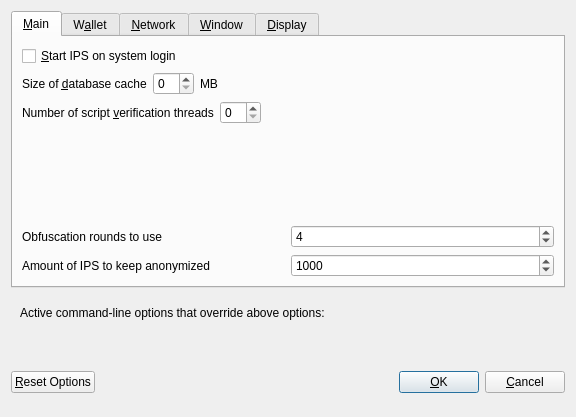
<?xml version="1.0" encoding="UTF-8"?>
<ui version="4.0">
 <class>OptionsDialog</class>
 <widget class="QDialog" name="OptionsDialog">
  <property name="geometry">
   <rect>
    <x>0</x>
    <y>0</y>
    <width>576</width>
    <height>417</height>
   </rect>
  </property>
  <property name="windowTitle">
   <string>Options</string>
  </property>
  <property name="modal">
   <bool>true</bool>
  </property>
  <layout class="QVBoxLayout" name="verticalLayout">
   <item>
    <widget class="QTabWidget" name="tabWidget">
     <property name="currentIndex">
      <number>0</number>
     </property>
     <widget class="QWidget" name="tabMain">
      <attribute name="title">
       <string>&amp;Main</string>
      </attribute>
      <layout class="QVBoxLayout" name="verticalLayout_Main">
       <item>
        <widget class="QCheckBox" name="bitcoinAtStartup">
         <property name="toolTip">
          <string>Automatically start IPS after logging in to the system.</string>
         </property>
         <property name="text">
          <string>&amp;Start IPS on system login</string>
         </property>
        </widget>
       </item>
       <item>
        <layout class="QHBoxLayout" name="horizontalLayout_2_Main">
         <item>
          <widget class="QLabel" name="databaseCacheLabel">
           <property name="text">
            <string>Size of &amp;database cache</string>
           </property>
           <property name="textFormat">
            <enum>Qt::PlainText</enum>
           </property>
           <property name="buddy">
            <cstring>databaseCache</cstring>
           </property>
          </widget>
         </item>
         <item>
          <widget class="QSpinBox" name="databaseCache"/>
         </item>
         <item>
          <widget class="QLabel" name="databaseCacheUnitLabel">
           <property name="text">
            <string>MB</string>
           </property>
           <property name="textFormat">
            <enum>Qt::PlainText</enum>
           </property>
          </widget>
         </item>
         <item>
          <spacer name="horizontalSpacer_2_Main">
           <property name="orientation">
            <enum>Qt::Horizontal</enum>
           </property>
           <property name="sizeHint" stdset="0">
            <size>
             <width>40</width>
             <height>20</height>
            </size>
           </property>
          </spacer>
         </item>
        </layout>
       </item>
       <item>
        <layout class="QHBoxLayout" name="horizontalLayout_3_Main">
         <item>
          <widget class="QLabel" name="threadsScriptVerifLabel">
           <property name="text">
            <string>Number of script &amp;verification threads</string>
           </property>
           <property name="textFormat">
            <enum>Qt::PlainText</enum>
           </property>
           <property name="buddy">
            <cstring>threadsScriptVerif</cstring>
           </property>
          </widget>
         </item>
         <item>
          <widget class="QSpinBox" name="threadsScriptVerif">
           <property name="toolTip">
            <string>(0 = auto, &lt;0 = leave that many cores free)</string>
           </property>
          </widget>
         </item>
         <item>
          <spacer name="horizontalSpacer_3_Main">
           <property name="orientation">
            <enum>Qt::Horizontal</enum>
           </property>
           <property name="sizeHint" stdset="0">
            <size>
             <width>40</width>
             <height>20</height>
            </size>
           </property>
          </spacer>
         </item>
        </layout>
       </item>
       <item>
        <spacer name="verticalSpacer_Main">
         <property name="orientation">
          <enum>Qt::Vertical</enum>
         </property>
         <property name="sizeHint" stdset="0">
          <size>
           <width>20</width>
           <height>40</height>
          </size>
         </property>
        </spacer>
       </item>
       <item>
        <layout class="QHBoxLayout" name="horizontalLayout_4_Main">
         <item>
          <widget class="QLabel" name="label">
           <property name="toolTip">
            <string>This setting determines the amount of individual masternodes that an input will be anonymized through.&lt;br/&gt;More rounds of anonymization gives a higher degree of privacy, but also costs more in fees.</string>
           </property>
           <property name="text">
            <string>Obfuscation rounds to use</string>
           </property>
          </widget>
         </item>
         <item>
          <widget class="QSpinBox" name="obfuscationRounds">
           <property name="minimum">
            <number>2</number>
           </property>
           <property name="maximum">
            <number>8</number>
           </property>
           <property name="value">
            <number>4</number>
           </property>
          </widget>
         </item>
        </layout>
       </item>
       <item>
        <layout class="QHBoxLayout" name="horizontalLayout">
         <item>
          <widget class="QLabel" name="label_2">
           <property name="toolTip">
            <string>This amount acts as a threshold to turn off Obfuscation once it's reached.</string>
           </property>
           <property name="statusTip">
            <string notr="true"/>
           </property>
           <property name="whatsThis">
            <string notr="true"/>
           </property>
           <property name="accessibleName">
            <string notr="true"/>
           </property>
           <property name="accessibleDescription">
            <string notr="true"/>
           </property>
           <property name="text">
            <string>Amount of IPS to keep anonymized</string>
           </property>
          </widget>
         </item>
         <item>
          <widget class="QSpinBox" name="anonymizeIps">
           <property name="minimum">
            <number>100</number>
           </property>
           <property name="maximum">
            <number>100000</number>
           </property>
           <property name="singleStep">
            <number>100</number>
           </property>
           <property name="value">
            <number>1000</number>
           </property>
          </widget>
         </item>
        </layout>
       </item>
      </layout>
     </widget>
     <widget class="QWidget" name="tabWallet">
      <attribute name="title">
       <string>W&amp;allet</string>
      </attribute>
      <layout class="QVBoxLayout" name="verticalLayout_Wallet">
       <item>
        <widget class="QGroupBox" name="groupBox">
         <property name="title">
          <string>Expert</string>
         </property>
         <layout class="QVBoxLayout" name="verticalLayout_2">
          <item>
           <widget class="QCheckBox" name="coinControlFeatures">
            <property name="toolTip">
             <string>Whether to show coin control features or not.</string>
            </property>
            <property name="text">
             <string>Enable coin &amp;control features</string>
            </property>
           </widget>
          </item>
          <item>
           <widget class="QCheckBox" name="showMasternodesTab">
            <property name="toolTip">
             <string>Show additional tab listing all your masternodes in first sub-tab&lt;br/&gt;and all masternodes on the network in second sub-tab.</string>
            </property>
            <property name="text">
             <string>Show Masternodes Tab</string>
            </property>
           </widget>
          </item>
          <item>
           <widget class="QCheckBox" name="spendZeroConfChange">
            <property name="toolTip">
             <string>If you disable the spending of unconfirmed change, the change from a transaction&lt;br/&gt;cannot be used until that transaction has at least one confirmation.&lt;br/&gt;This also affects how your balance is computed.</string>
            </property>
            <property name="text">
             <string>&amp;Spend unconfirmed change</string>
            </property>
           </widget>
          </item>
         </layout>
        </widget>
       </item>
       <item>
        <spacer name="verticalSpacer_Wallet">
         <property name="orientation">
          <enum>Qt::Vertical</enum>
         </property>
         <property name="sizeHint" stdset="0">
          <size>
           <width>20</width>
           <height>40</height>
          </size>
         </property>
        </spacer>
       </item>
      </layout>
     </widget>
     <widget class="QWidget" name="tabNetwork">
      <attribute name="title">
       <string>&amp;Network</string>
      </attribute>
      <layout class="QVBoxLayout" name="verticalLayout_Network">
       <item>
        <widget class="QCheckBox" name="mapPortUpnp">
         <property name="toolTip">
          <string>Automatically open the IPS client port on the router. This only works when your router supports UPnP and it is enabled.</string>
         </property>
         <property name="text">
          <string>Map port using &amp;UPnP</string>
         </property>
        </widget>
       </item>
       <item>
        <widget class="QCheckBox" name="allowIncoming">
         <property name="toolTip">
          <string>Accept connections from outside</string>
         </property>
         <property name="text">
          <string>Allow incoming connections</string>
         </property>
        </widget>
       </item>
       <item>
        <widget class="QCheckBox" name="connectSocks">
         <property name="toolTip">
          <string>Connect to the IPS network through a SOCKS5 proxy.</string>
         </property>
         <property name="text">
          <string>&amp;Connect through SOCKS5 proxy (default proxy):</string>
         </property>
        </widget>
       </item>
       <item>
        <layout class="QHBoxLayout" name="horizontalLayout_1_Network">
         <item>
          <widget class="QLabel" name="proxyIpLabel">
           <property name="text">
            <string>Proxy &amp;IP:</string>
           </property>
           <property name="textFormat">
            <enum>Qt::PlainText</enum>
           </property>
           <property name="buddy">
            <cstring>proxyIp</cstring>
           </property>
          </widget>
         </item>
         <item>
          <widget class="QValidatedLineEdit" name="proxyIp">
           <property name="minimumSize">
            <size>
             <width>140</width>
             <height>0</height>
            </size>
           </property>
           <property name="maximumSize">
            <size>
             <width>140</width>
             <height>16777215</height>
            </size>
           </property>
           <property name="toolTip">
            <string>IP address of the proxy (e.g. IPv4: 127.0.0.1 / IPv6: ::1)</string>
           </property>
          </widget>
         </item>
         <item>
          <widget class="QLabel" name="proxyPortLabel">
           <property name="text">
            <string>&amp;Port:</string>
           </property>
           <property name="textFormat">
            <enum>Qt::PlainText</enum>
           </property>
           <property name="buddy">
            <cstring>proxyPort</cstring>
           </property>
          </widget>
         </item>
         <item>
          <widget class="QLineEdit" name="proxyPort">
           <property name="minimumSize">
            <size>
             <width>55</width>
             <height>0</height>
            </size>
           </property>
           <property name="maximumSize">
            <size>
             <width>55</width>
             <height>16777215</height>
            </size>
           </property>
           <property name="toolTip">
            <string>Port of the proxy (e.g. 9050)</string>
           </property>
          </widget>
         </item>
         <item>
          <spacer name="horizontalSpacer_1_Network">
           <property name="orientation">
            <enum>Qt::Horizontal</enum>
           </property>
           <property name="sizeHint" stdset="0">
            <size>
             <width>40</width>
             <height>20</height>
            </size>
           </property>
          </spacer>
         </item>
        </layout>
       </item>
       <item>
        <spacer name="verticalSpacer_Network">
         <property name="orientation">
          <enum>Qt::Vertical</enum>
         </property>
         <property name="sizeHint" stdset="0">
          <size>
           <width>20</width>
           <height>40</height>
          </size>
         </property>
        </spacer>
       </item>
      </layout>
     </widget>
     <widget class="QWidget" name="tabWindow">
      <attribute name="title">
       <string>&amp;Window</string>
      </attribute>
      <layout class="QVBoxLayout" name="verticalLayout_Window">
       <item>
        <widget class="QCheckBox" name="minimizeToTray">
         <property name="toolTip">
          <string>Show only a tray icon after minimizing the window.</string>
         </property>
         <property name="text">
          <string>&amp;Minimize to the tray instead of the taskbar</string>
         </property>
        </widget>
       </item>
       <item>
        <widget class="QCheckBox" name="minimizeOnClose">
         <property name="toolTip">
          <string>Minimize instead of exit the application when the window is closed. When this option is enabled, the application will be closed only after selecting Quit in the menu.</string>
         </property>
         <property name="text">
          <string>M&amp;inimize on close</string>
         </property>
        </widget>
       </item>
       <item>
        <spacer name="verticalSpacer_Window">
         <property name="orientation">
          <enum>Qt::Vertical</enum>
         </property>
         <property name="sizeHint" stdset="0">
          <size>
           <width>20</width>
           <height>40</height>
          </size>
         </property>
        </spacer>
       </item>
      </layout>
     </widget>
     <widget class="QWidget" name="tabDisplay">
      <attribute name="title">
       <string>&amp;Display</string>
      </attribute>
      <layout class="QVBoxLayout" name="verticalLayout_Display">
       <item>
        <layout class="QHBoxLayout" name="horizontalLayout_1_Display">
         <item>
          <widget class="QLabel" name="langLabel">
           <property name="text">
            <string>User Interface &amp;language:</string>
           </property>
           <property name="textFormat">
            <enum>Qt::PlainText</enum>
           </property>
           <property name="buddy">
            <cstring>lang</cstring>
           </property>
          </widget>
         </item>
         <item>
          <widget class="QValueComboBox" name="lang">
           <property name="toolTip">
            <string>The user interface language can be set here. This setting will take effect after restarting IPS.</string>
           </property>
          </widget>
         </item>
        </layout>
       </item>
       <item>
        <widget class="QLabel" name="label_3">
         <property name="toolTip">
          <string notr="true"/>
         </property>
         <property name="statusTip">
          <string notr="true"/>
         </property>
         <property name="whatsThis">
          <string notr="true"/>
         </property>
         <property name="accessibleName">
          <string notr="true"/>
         </property>
         <property name="text">
          <string>Language missing or translation incomplete? Help contributing translations here:
https://www.transifex.com/ipscoin/ipscoin-translations</string>
         </property>
         <property name="wordWrap">
          <bool>true</bool>
         </property>
         <property name="openExternalLinks">
          <bool>true</bool>
         </property>
         <property name="textInteractionFlags">
          <set>Qt::TextBrowserInteraction</set>
         </property>
        </widget>
       </item>
       <item>
        <layout class="QHBoxLayout" name="horizontalLayout_4_Display" stretch="0,0">
         <item>
          <widget class="QLabel" name="themeLabel">
           <property name="text">
            <string>User Interface Theme:</string>
           </property>
          </widget>
         </item>
         <item>
          <widget class="QValueComboBox" name="theme"/>
         </item>
        </layout>
       </item>
       <item>
        <widget class="Line" name="line">
         <property name="orientation">
          <enum>Qt::Horizontal</enum>
         </property>
        </widget>
       </item>
       <item>
        <layout class="QHBoxLayout" name="horizontalLayout_2_Display">
         <item>
          <widget class="QLabel" name="unitLabel">
           <property name="text">
            <string>&amp;Unit to show amounts in:</string>
           </property>
           <property name="textFormat">
            <enum>Qt::PlainText</enum>
           </property>
           <property name="buddy">
            <cstring>unit</cstring>
           </property>
          </widget>
         </item>
         <item>
          <widget class="QValueComboBox" name="unit">
           <property name="toolTip">
            <string>Choose the default subdivision unit to show in the interface and when sending coins.</string>
           </property>
          </widget>
         </item>
        </layout>
       </item>
       <item>
        <layout class="QHBoxLayout" name="horizontalLayout_5_Display">
         <item>
          <widget class="QLabel" name="digitsLabel">
           <property name="text">
            <string>Decimal digits</string>
           </property>
          </widget>
         </item>
         <item>
          <widget class="QValueComboBox" name="digits"/>
         </item>
        </layout>
       </item>
       <item>
        <layout class="QHBoxLayout" name="horizontalLayout_3_Display">
         <item>
          <widget class="QLabel" name="thirdPartyTxUrlsLabel">
           <property name="toolTip">
            <string>Third party URLs (e.g. a block explorer) that appear in the transactions tab as context menu items. %s in the URL is replaced by transaction hash. Multiple URLs are separated by vertical bar |.</string>
           </property>
           <property name="text">
            <string>Third party transaction URLs</string>
           </property>
           <property name="buddy">
            <cstring>thirdPartyTxUrls</cstring>
           </property>
          </widget>
         </item>
         <item>
          <widget class="QLineEdit" name="thirdPartyTxUrls">
           <property name="toolTip">
            <string>Third party URLs (e.g. a block explorer) that appear in the transactions tab as context menu items. %s in the URL is replaced by transaction hash. Multiple URLs are separated by vertical bar |.</string>
           </property>
          </widget>
         </item>
        </layout>
       </item>
       <item>
        <spacer name="verticalSpacer">
         <property name="orientation">
          <enum>Qt::Vertical</enum>
         </property>
         <property name="sizeHint" stdset="0">
          <size>
           <width>20</width>
           <height>40</height>
          </size>
         </property>
        </spacer>
       </item>
      </layout>
     </widget>
    </widget>
   </item>
   <item>
    <widget class="QFrame" name="frame">
     <layout class="QVBoxLayout" name="verticalLayout_Bottom">
      <item>
       <layout class="QHBoxLayout" name="horizontalLayout_Bottom">
        <item>
         <widget class="QLabel" name="overriddenByCommandLineInfoLabel">
          <property name="text">
           <string>Active command-line options that override above options:</string>
          </property>
          <property name="textFormat">
           <enum>Qt::PlainText</enum>
          </property>
         </widget>
        </item>
        <item>
         <spacer name="horizontalSpacer_Bottom">
          <property name="orientation">
           <enum>Qt::Horizontal</enum>
          </property>
          <property name="sizeHint" stdset="0">
           <size>
            <width>40</width>
            <height>20</height>
           </size>
          </property>
         </spacer>
        </item>
       </layout>
      </item>
      <item>
       <widget class="QLabel" name="overriddenByCommandLineLabel">
        <property name="text">
         <string/>
        </property>
        <property name="textFormat">
         <enum>Qt::PlainText</enum>
        </property>
        <property name="wordWrap">
         <bool>true</bool>
        </property>
       </widget>
      </item>
     </layout>
    </widget>
   </item>
   <item>
    <layout class="QHBoxLayout" name="horizontalLayout_Buttons">
     <item>
      <widget class="QPushButton" name="resetButton">
       <property name="toolTip">
        <string>Reset all client options to default.</string>
       </property>
       <property name="text">
        <string>&amp;Reset Options</string>
       </property>
       <property name="autoDefault">
        <bool>false</bool>
       </property>
      </widget>
     </item>
     <item>
      <spacer name="horizontalSpacer_1">
       <property name="orientation">
        <enum>Qt::Horizontal</enum>
       </property>
       <property name="sizeHint" stdset="0">
        <size>
         <width>40</width>
         <height>48</height>
        </size>
       </property>
      </spacer>
     </item>
     <item>
      <widget class="QLabel" name="statusLabel">
       <property name="minimumSize">
        <size>
         <width>200</width>
         <height>0</height>
        </size>
       </property>
       <property name="font">
        <font>
         <weight>75</weight>
         <bold>true</bold>
        </font>
       </property>
       <property name="text">
        <string/>
       </property>
       <property name="textFormat">
        <enum>Qt::PlainText</enum>
       </property>
       <property name="wordWrap">
        <bool>true</bool>
       </property>
      </widget>
     </item>
     <item>
      <spacer name="horizontalSpacer_2">
       <property name="orientation">
        <enum>Qt::Horizontal</enum>
       </property>
       <property name="sizeHint" stdset="0">
        <size>
         <width>40</width>
         <height>48</height>
        </size>
       </property>
      </spacer>
     </item>
     <item>
      <widget class="QPushButton" name="okButton">
       <property name="text">
        <string>&amp;OK</string>
       </property>
       <property name="autoDefault">
        <bool>false</bool>
       </property>
       <property name="default">
        <bool>true</bool>
       </property>
      </widget>
     </item>
     <item>
      <widget class="QPushButton" name="cancelButton">
       <property name="text">
        <string>&amp;Cancel</string>
       </property>
       <property name="autoDefault">
        <bool>false</bool>
       </property>
      </widget>
     </item>
    </layout>
   </item>
  </layout>
 </widget>
 <customwidgets>
  <customwidget>
   <class>QValidatedLineEdit</class>
   <extends>QLineEdit</extends>
   <header>qvalidatedlineedit.h</header>
  </customwidget>
  <customwidget>
   <class>QValueComboBox</class>
   <extends>QComboBox</extends>
   <header>qvaluecombobox.h</header>
  </customwidget>
 </customwidgets>
 <resources/>
 <connections/>
</ui>
